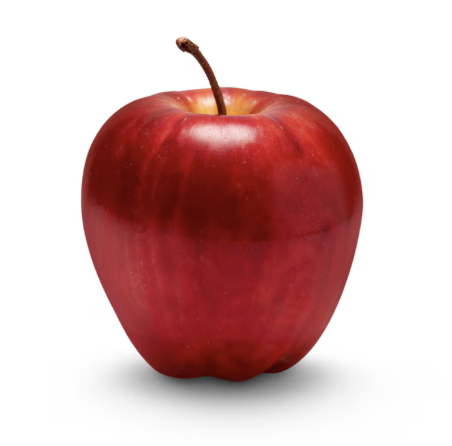
#> input picture apple.png, 452 x 446 px
$ python -i imgkey.py   (imports and definitions only)
#> lines starting #> are read from the running program, lines starting #| are printed output that depends on the picture; after the words box and inside, x2 and y2 are one past the last pixel; in counts of white or black regions, pixels touching at a corner belong together
import base64
import hashlib
import os
import secrets
import cv2
import numpy as np
from PIL import Image

from cryptography.hazmat.primitives.kdf.hkdf import HKDF
from cryptography.hazmat.primitives import hashes, serialization
from cryptography.hazmat.backends import default_backend
from cryptography.hazmat.primitives.asymmetric import ec
from keygen import KEY_SIZE


AES_KEY_SIZE = 32  # 256-bit AES key

def generate_dh_keys():
    private_key = ec.generate_private_key(ec.SECP256R1())
    public_key = private_key.public_key()
    return private_key, public_key


def compute_shared_secret(private_key, peer_public_key):
    return private_key.exchange(ec.ECDH(), peer_public_key)

def generate_otp():
    """Generate secure 6-digit OTP"""
    return f"{secrets.randbelow(10**6):06d}"


def extract_image_features(image_path, verbose=True):
    """Extract multiple image features and convert them to bytes"""
#> called with image_path = 'apple.png', verbose = True

    # Read image using OpenCV
    img = cv2.imread(image_path)
#> img is the input picture: shape (446, 452, 3); mean B, G, R 179, 179.7, 213.8

    if img is None:
        raise ValueError("Image could not be loaded")

    features = []

    # 1️⃣ Raw image bytes hash
    with open(image_path, "rb") as f:
        raw_bytes = f.read()
    raw_hash = hashlib.sha256(raw_bytes).digest()
    if verbose:
        print("Raw Image Hash:", raw_hash.hex())
    features.append(raw_hash)

    # 2️⃣ Image dimensions
    height, width, channels = img.shape
#> height = 446; width = 452; channels = 3
    dimension_bytes = f"{height}-{width}-{channels}".encode()
    if verbose:
        print("Image Dimensions Hash:", hashlib.sha256(dimension_bytes).digest().hex())
#| Image Dimensions Hash: 29799724792e934a094a2e536771b7f423604a08335a516eff53bda51e4f881f
    features.append(hashlib.sha256(dimension_bytes).digest())

    # 3️⃣ Color histogram
    hist = cv2.calcHist([img], [0,1,2], None, [8,8,8], [0,256,0,256,0,256])
    hist = cv2.normalize(hist, hist).flatten()
#> hist = 512 values, max 0.979 at index 511, min 0 at index 5, mean 0.00304
    if verbose:
        print("Color Histogram Hash:", hashlib.sha256(hist.tobytes()).digest().hex())
#| Color Histogram Hash: f0a0265ca27b54aed37bd5d537f6e032ff6644249efed0b7c254406a27b76920
    features.append(hashlib.sha256(hist.tobytes()).digest())

    # 4️⃣ Edge detection features
    gray = cv2.cvtColor(img, cv2.COLOR_BGR2GRAY)
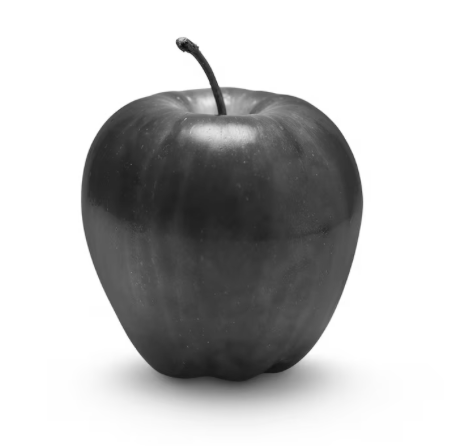
#> gray: shape (446, 452); min 12, max 255, mean 189.8
    edges = cv2.Canny(gray, 100, 200)
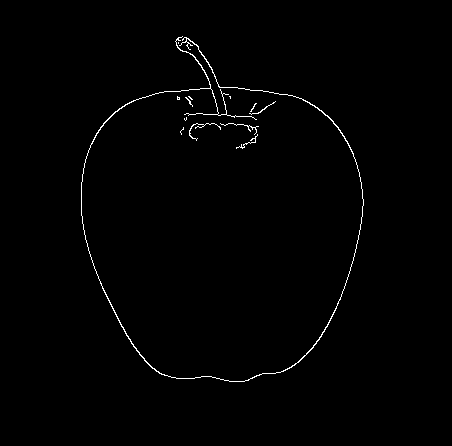
#> edges: shape (446, 452); 0.82% white in thin lines or dots, all inside (x1, y1, x2, y2) = (81, 36, 364, 382)
    edge_hash = hashlib.sha256(edges.tobytes()).digest()
    if verbose:
        print("Edge Detection Hash:", edge_hash.hex())
#| Edge Detection Hash: d48b0710020d1d2da6b6dce9cb15b5e54a95f5b3b53f0fd01b7fb62b0345f351
    features.append(edge_hash)

    # 5️⃣ Pixel statistics
    mean = np.mean(img)
#> mean = 190.8
    std = np.std(img)
#> std = 90.51
    stats_bytes = f"{mean}-{std}".encode()
    if verbose:
        print("Pixel Statistics Hash:", hashlib.sha256(stats_bytes).digest().hex())
#| Pixel Statistics Hash: b5518bf622367f21d1ee870619ca5ee5e7f0c839ffa63e0386265922b92ca510
    features.append(hashlib.sha256(stats_bytes).digest())

    # 6️⃣ ORB keypoints
    orb = cv2.ORB_create()
    keypoints, descriptors = orb.detectAndCompute(gray, None)
#> keypoints = 201 keypoints; strongest (x, y, size): (181, 46, 44.6), (209, 86, 31), (176, 42, 37.2), (207, 85, 44.6)

    if descriptors is not None:
        orb_hash = hashlib.sha256(descriptors.tobytes()).digest()
    else:
        orb_hash = hashlib.sha256(b"no_features").digest()
    if verbose:print("ORB Keypoints Hash:", orb_hash.hex())
#| ORB Keypoints Hash: 8d4b9c1f4ebbdf523e921dca22abc7a31063a6aa960613b8d9a318a7c2957013

    features.append(orb_hash)

    # Combine all features
    combined_features = b''.join(features)

    return hashlib.sha512(combined_features).digest()


def derive_aes_key(shared_secret, image_path, otp, verbose=True):
    """Derive AES key from image features + OTP"""

    image_features = extract_image_features(image_path, verbose)

    combined = image_features + otp.encode()

    master_material = hashlib.sha512(combined).digest()

    ikm = shared_secret + image_features + otp.encode()
    print("    Combined IKM (hex):", ikm.hex())

    # Optional salt (adds randomness + protects against precomputation)
    salt = hashlib.sha256(shared_secret).digest()[:16]
    print("    Salt (hex):", salt.hex())
    hkdf = HKDF(
        algorithm=hashes.SHA512(),
        length=KEY_SIZE,
        salt=salt,
        info=b"AES-256-GCM key derivation",
        backend=default_backend()
    )

    key = hkdf.derive(ikm)

    return key


# Example Usage
# [58 lines not run here, left out]

>>> result = extract_image_features('apple.png')
